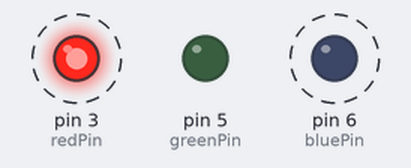
Recording of a sketch running on a simulated Arduino Uno, built with avr-gcc and run on an emulated ATmega328P. On the bench: output pins drawn as LEDs (lit = HIGH). Dashed ring = blinking. What the sketch prints to the serial monitor is not drawn.

Above: at 0.5 s.
Timing chart, 0 to 4.6 s (numbered marks = the images above):
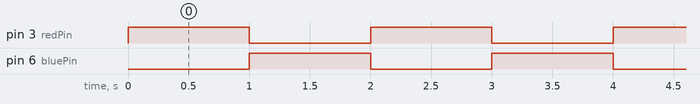

Measured:
- by itself, pin 3 (redPin), pin 6 (bluePin): alternates HIGH for 1.0 s and LOW for 1.0 s

The sketch:

07_blinkAcrossLoops.ino
```cpp
// blink 3 LEDs in three (3) different patterns
// led STATEs change ACROSS loops


// led PINs - check connections!
int redPin = 3;
int greenPin = 5;
int bluePin = 6;

// possible LED states
boolean ON = 1;
boolean OFF = 0;

// color channel Variables
int redValue   = 1;
int blueValue  = 0; // what happens if these are both 1?

// utility variables
int loopCounter = 0;

void setup() {
  // put your setup code here, to run once:
  // set pinModes
  pinMode(redPin, OUTPUT);
  pinMode(greenPin, OUTPUT);
  pinMode(bluePin, OUTPUT);

  // start serial
  Serial.begin(9600);
  Serial.println(__FILE__);
}

void loop() {

  // put your main code here, to run repeatedly:
  Serial.print("loop ");
  Serial.println(loopCounter);

  // -----------   Alternating Pattern, across loops   ------------------

  // ***********   write the LEDs  *****************
  Serial.print("   Pattern:: \t");
   Serial.print(redValue);
    Serial.print("\t");
     Serial.println(blueValue);

  digitalWrite(redPin, redValue);
  digitalWrite(bluePin, blueValue);


  // ***********   determine the delay - they blink at same time   *****************
  delay(1000);

  // ***********   TOGGLE the digital state of a value   *****************
  redValue = 1 - redValue;  // can you see why this alternates 0,1,0,1,0,1 ... ?
  blueValue = 1 - blueValue;

  // ***********   increment loop counter    *****************
  // loopCounter is just a way to clearly see how the code is flowing
  // you don't *NEED* it in your programs
  loopCounter++;
}
```
